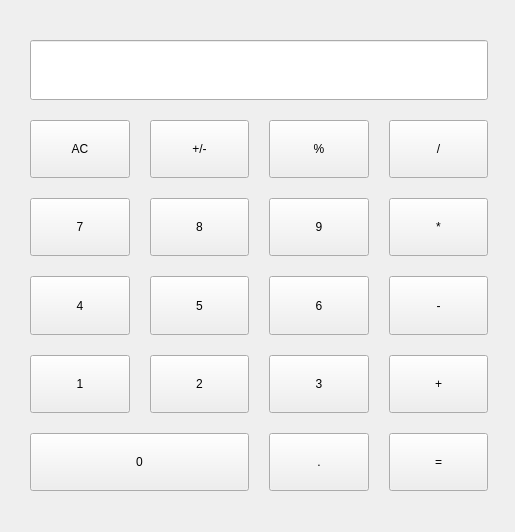
<?xml version="1.0" encoding="UTF-8"?>
<ui version="4.0">
 <class>Form</class>
 <widget class="QWidget" name="Form">
  <property name="geometry">
   <rect>
    <x>0</x>
    <y>0</y>
    <width>515</width>
    <height>532</height>
   </rect>
  </property>
  <property name="windowTitle">
   <string>Form</string>
  </property>
  <widget class="QWidget" name="">
   <property name="geometry">
    <rect>
     <x>30</x>
     <y>40</y>
     <width>458</width>
     <height>451</height>
    </rect>
   </property>
   <layout class="QGridLayout" name="gridLayout">
    <property name="spacing">
     <number>20</number>
    </property>
    <item row="0" column="0" colspan="4">
     <widget class="QLineEdit" name="lineEdit">
      <property name="minimumSize">
       <size>
        <width>60</width>
        <height>60</height>
       </size>
      </property>
      <property name="font">
       <font>
        <pointsize>20</pointsize>
        <weight>75</weight>
        <bold>true</bold>
       </font>
      </property>
      <property name="text">
       <string/>
      </property>
      <property name="alignment">
       <set>Qt::AlignRight|Qt::AlignTrailing|Qt::AlignVCenter</set>
      </property>
      <property name="readOnly">
       <bool>true</bool>
      </property>
     </widget>
    </item>
    <item row="1" column="0">
     <widget class="CaculatorBtn" name="pushButton">
      <property name="sizePolicy">
       <sizepolicy hsizetype="Minimum" vsizetype="Expanding">
        <horstretch>0</horstretch>
        <verstretch>0</verstretch>
       </sizepolicy>
      </property>
      <property name="minimumSize">
       <size>
        <width>0</width>
        <height>30</height>
       </size>
      </property>
      <property name="text">
       <string>AC</string>
      </property>
      <property name="checkable">
       <bool>true</bool>
      </property>
      <property name="autoExclusive">
       <bool>true</bool>
      </property>
      <property name="bg" stdset="0">
       <string>lightgray</string>
      </property>
      <property name="role" stdset="0">
       <string>clear</string>
      </property>
     </widget>
    </item>
    <item row="1" column="1">
     <widget class="CaculatorBtn" name="pushButton_2">
      <property name="sizePolicy">
       <sizepolicy hsizetype="Minimum" vsizetype="Expanding">
        <horstretch>0</horstretch>
        <verstretch>0</verstretch>
       </sizepolicy>
      </property>
      <property name="minimumSize">
       <size>
        <width>0</width>
        <height>30</height>
       </size>
      </property>
      <property name="text">
       <string>+/-</string>
      </property>
      <property name="checkable">
       <bool>true</bool>
      </property>
      <property name="autoExclusive">
       <bool>true</bool>
      </property>
      <property name="bg" stdset="0">
       <string>lightgray</string>
      </property>
      <property name="role" stdset="0">
       <string>number</string>
      </property>
     </widget>
    </item>
    <item row="1" column="2">
     <widget class="CaculatorBtn" name="pushButton_3">
      <property name="sizePolicy">
       <sizepolicy hsizetype="Minimum" vsizetype="Expanding">
        <horstretch>0</horstretch>
        <verstretch>0</verstretch>
       </sizepolicy>
      </property>
      <property name="minimumSize">
       <size>
        <width>0</width>
        <height>30</height>
       </size>
      </property>
      <property name="text">
       <string>%</string>
      </property>
      <property name="checkable">
       <bool>true</bool>
      </property>
      <property name="autoExclusive">
       <bool>true</bool>
      </property>
      <property name="bg" stdset="0">
       <string>lightgray</string>
      </property>
      <property name="role" stdset="0">
       <string>number</string>
      </property>
     </widget>
    </item>
    <item row="1" column="3">
     <widget class="CaculatorBtn" name="pushButton_4">
      <property name="sizePolicy">
       <sizepolicy hsizetype="Minimum" vsizetype="Expanding">
        <horstretch>0</horstretch>
        <verstretch>0</verstretch>
       </sizepolicy>
      </property>
      <property name="minimumSize">
       <size>
        <width>0</width>
        <height>30</height>
       </size>
      </property>
      <property name="text">
       <string>/</string>
      </property>
      <property name="checkable">
       <bool>true</bool>
      </property>
      <property name="autoExclusive">
       <bool>true</bool>
      </property>
      <property name="bg" stdset="0">
       <string>orange</string>
      </property>
      <property name="role" stdset="0">
       <string>operator</string>
      </property>
     </widget>
    </item>
    <item row="2" column="0">
     <widget class="CaculatorBtn" name="pushButton_7">
      <property name="sizePolicy">
       <sizepolicy hsizetype="Minimum" vsizetype="Expanding">
        <horstretch>0</horstretch>
        <verstretch>0</verstretch>
       </sizepolicy>
      </property>
      <property name="minimumSize">
       <size>
        <width>0</width>
        <height>30</height>
       </size>
      </property>
      <property name="text">
       <string>7</string>
      </property>
      <property name="checkable">
       <bool>true</bool>
      </property>
      <property name="autoExclusive">
       <bool>true</bool>
      </property>
      <property name="bg" stdset="0">
       <string>gray</string>
      </property>
      <property name="role" stdset="0">
       <string>number</string>
      </property>
     </widget>
    </item>
    <item row="2" column="1">
     <widget class="CaculatorBtn" name="pushButton_8">
      <property name="sizePolicy">
       <sizepolicy hsizetype="Minimum" vsizetype="Expanding">
        <horstretch>0</horstretch>
        <verstretch>0</verstretch>
       </sizepolicy>
      </property>
      <property name="minimumSize">
       <size>
        <width>0</width>
        <height>30</height>
       </size>
      </property>
      <property name="text">
       <string>8</string>
      </property>
      <property name="checkable">
       <bool>true</bool>
      </property>
      <property name="autoExclusive">
       <bool>true</bool>
      </property>
      <property name="bg" stdset="0">
       <string>gray</string>
      </property>
      <property name="role" stdset="0">
       <string>number</string>
      </property>
     </widget>
    </item>
    <item row="2" column="2">
     <widget class="CaculatorBtn" name="pushButton_5">
      <property name="sizePolicy">
       <sizepolicy hsizetype="Minimum" vsizetype="Expanding">
        <horstretch>0</horstretch>
        <verstretch>0</verstretch>
       </sizepolicy>
      </property>
      <property name="minimumSize">
       <size>
        <width>0</width>
        <height>30</height>
       </size>
      </property>
      <property name="text">
       <string>9</string>
      </property>
      <property name="checkable">
       <bool>true</bool>
      </property>
      <property name="autoExclusive">
       <bool>true</bool>
      </property>
      <property name="bg" stdset="0">
       <string>gray</string>
      </property>
      <property name="role" stdset="0">
       <string>number</string>
      </property>
     </widget>
    </item>
    <item row="2" column="3">
     <widget class="CaculatorBtn" name="pushButton_6">
      <property name="sizePolicy">
       <sizepolicy hsizetype="Minimum" vsizetype="Expanding">
        <horstretch>0</horstretch>
        <verstretch>0</verstretch>
       </sizepolicy>
      </property>
      <property name="minimumSize">
       <size>
        <width>0</width>
        <height>30</height>
       </size>
      </property>
      <property name="text">
       <string>*</string>
      </property>
      <property name="checkable">
       <bool>true</bool>
      </property>
      <property name="autoExclusive">
       <bool>true</bool>
      </property>
      <property name="bg" stdset="0">
       <string>orange</string>
      </property>
      <property name="role" stdset="0">
       <string>operator</string>
      </property>
     </widget>
    </item>
    <item row="3" column="0">
     <widget class="CaculatorBtn" name="pushButton_10">
      <property name="sizePolicy">
       <sizepolicy hsizetype="Minimum" vsizetype="Expanding">
        <horstretch>0</horstretch>
        <verstretch>0</verstretch>
       </sizepolicy>
      </property>
      <property name="minimumSize">
       <size>
        <width>0</width>
        <height>30</height>
       </size>
      </property>
      <property name="text">
       <string>4</string>
      </property>
      <property name="checkable">
       <bool>true</bool>
      </property>
      <property name="autoExclusive">
       <bool>true</bool>
      </property>
      <property name="bg" stdset="0">
       <string>gray</string>
      </property>
      <property name="role" stdset="0">
       <string>number</string>
      </property>
     </widget>
    </item>
    <item row="3" column="1">
     <widget class="CaculatorBtn" name="pushButton_11">
      <property name="sizePolicy">
       <sizepolicy hsizetype="Minimum" vsizetype="Expanding">
        <horstretch>0</horstretch>
        <verstretch>0</verstretch>
       </sizepolicy>
      </property>
      <property name="minimumSize">
       <size>
        <width>0</width>
        <height>30</height>
       </size>
      </property>
      <property name="text">
       <string>5</string>
      </property>
      <property name="checkable">
       <bool>true</bool>
      </property>
      <property name="autoExclusive">
       <bool>true</bool>
      </property>
      <property name="bg" stdset="0">
       <string>gray</string>
      </property>
      <property name="role" stdset="0">
       <string>number</string>
      </property>
     </widget>
    </item>
    <item row="3" column="2">
     <widget class="CaculatorBtn" name="pushButton_9">
      <property name="sizePolicy">
       <sizepolicy hsizetype="Minimum" vsizetype="Expanding">
        <horstretch>0</horstretch>
        <verstretch>0</verstretch>
       </sizepolicy>
      </property>
      <property name="minimumSize">
       <size>
        <width>0</width>
        <height>30</height>
       </size>
      </property>
      <property name="text">
       <string>6</string>
      </property>
      <property name="checkable">
       <bool>true</bool>
      </property>
      <property name="autoExclusive">
       <bool>true</bool>
      </property>
      <property name="bg" stdset="0">
       <string>gray</string>
      </property>
      <property name="role" stdset="0">
       <string>number</string>
      </property>
     </widget>
    </item>
    <item row="3" column="3">
     <widget class="CaculatorBtn" name="pushButton_12">
      <property name="sizePolicy">
       <sizepolicy hsizetype="Minimum" vsizetype="Expanding">
        <horstretch>0</horstretch>
        <verstretch>0</verstretch>
       </sizepolicy>
      </property>
      <property name="minimumSize">
       <size>
        <width>0</width>
        <height>30</height>
       </size>
      </property>
      <property name="text">
       <string>-</string>
      </property>
      <property name="checkable">
       <bool>true</bool>
      </property>
      <property name="autoExclusive">
       <bool>true</bool>
      </property>
      <property name="bg" stdset="0">
       <string>orange</string>
      </property>
      <property name="role" stdset="0">
       <string>operator</string>
      </property>
     </widget>
    </item>
    <item row="4" column="0">
     <widget class="CaculatorBtn" name="pushButton_14">
      <property name="sizePolicy">
       <sizepolicy hsizetype="Minimum" vsizetype="Expanding">
        <horstretch>0</horstretch>
        <verstretch>0</verstretch>
       </sizepolicy>
      </property>
      <property name="minimumSize">
       <size>
        <width>0</width>
        <height>30</height>
       </size>
      </property>
      <property name="text">
       <string>1</string>
      </property>
      <property name="checkable">
       <bool>true</bool>
      </property>
      <property name="autoExclusive">
       <bool>true</bool>
      </property>
      <property name="bg" stdset="0">
       <string>gray</string>
      </property>
      <property name="role" stdset="0">
       <string>number</string>
      </property>
     </widget>
    </item>
    <item row="4" column="1">
     <widget class="CaculatorBtn" name="pushButton_15">
      <property name="sizePolicy">
       <sizepolicy hsizetype="Minimum" vsizetype="Expanding">
        <horstretch>0</horstretch>
        <verstretch>0</verstretch>
       </sizepolicy>
      </property>
      <property name="minimumSize">
       <size>
        <width>0</width>
        <height>30</height>
       </size>
      </property>
      <property name="text">
       <string>2</string>
      </property>
      <property name="checkable">
       <bool>true</bool>
      </property>
      <property name="autoExclusive">
       <bool>true</bool>
      </property>
      <property name="bg" stdset="0">
       <string>gray</string>
      </property>
      <property name="role" stdset="0">
       <string>number</string>
      </property>
     </widget>
    </item>
    <item row="4" column="2">
     <widget class="CaculatorBtn" name="pushButton_13">
      <property name="sizePolicy">
       <sizepolicy hsizetype="Minimum" vsizetype="Expanding">
        <horstretch>0</horstretch>
        <verstretch>0</verstretch>
       </sizepolicy>
      </property>
      <property name="minimumSize">
       <size>
        <width>0</width>
        <height>30</height>
       </size>
      </property>
      <property name="text">
       <string>3</string>
      </property>
      <property name="checkable">
       <bool>true</bool>
      </property>
      <property name="autoExclusive">
       <bool>true</bool>
      </property>
      <property name="bg" stdset="0">
       <string>gray</string>
      </property>
      <property name="role" stdset="0">
       <string>number</string>
      </property>
     </widget>
    </item>
    <item row="4" column="3">
     <widget class="CaculatorBtn" name="pushButton_16">
      <property name="sizePolicy">
       <sizepolicy hsizetype="Minimum" vsizetype="Expanding">
        <horstretch>0</horstretch>
        <verstretch>0</verstretch>
       </sizepolicy>
      </property>
      <property name="minimumSize">
       <size>
        <width>0</width>
        <height>30</height>
       </size>
      </property>
      <property name="text">
       <string>+</string>
      </property>
      <property name="checkable">
       <bool>true</bool>
      </property>
      <property name="autoExclusive">
       <bool>true</bool>
      </property>
      <property name="bg" stdset="0">
       <string>orange</string>
      </property>
      <property name="role" stdset="0">
       <string>operator</string>
      </property>
     </widget>
    </item>
    <item row="5" column="2">
     <widget class="CaculatorBtn" name="pushButton_17">
      <property name="sizePolicy">
       <sizepolicy hsizetype="Minimum" vsizetype="Expanding">
        <horstretch>0</horstretch>
        <verstretch>0</verstretch>
       </sizepolicy>
      </property>
      <property name="minimumSize">
       <size>
        <width>0</width>
        <height>30</height>
       </size>
      </property>
      <property name="text">
       <string>.</string>
      </property>
      <property name="checkable">
       <bool>true</bool>
      </property>
      <property name="autoExclusive">
       <bool>true</bool>
      </property>
      <property name="role" stdset="0">
       <string>number</string>
      </property>
     </widget>
    </item>
    <item row="5" column="3">
     <widget class="CaculatorBtn" name="pushButton_20">
      <property name="sizePolicy">
       <sizepolicy hsizetype="Minimum" vsizetype="Expanding">
        <horstretch>0</horstretch>
        <verstretch>0</verstretch>
       </sizepolicy>
      </property>
      <property name="minimumSize">
       <size>
        <width>0</width>
        <height>30</height>
       </size>
      </property>
      <property name="text">
       <string>=</string>
      </property>
      <property name="checkable">
       <bool>true</bool>
      </property>
      <property name="autoExclusive">
       <bool>true</bool>
      </property>
      <property name="bg" stdset="0">
       <string>equal</string>
      </property>
      <property name="role" stdset="0">
       <string>caculate</string>
      </property>
     </widget>
    </item>
    <item row="5" column="0" colspan="2">
     <widget class="CaculatorBtn" name="pushButton_18">
      <property name="sizePolicy">
       <sizepolicy hsizetype="Minimum" vsizetype="Expanding">
        <horstretch>0</horstretch>
        <verstretch>0</verstretch>
       </sizepolicy>
      </property>
      <property name="minimumSize">
       <size>
        <width>0</width>
        <height>30</height>
       </size>
      </property>
      <property name="text">
       <string>0</string>
      </property>
      <property name="checkable">
       <bool>true</bool>
      </property>
      <property name="autoExclusive">
       <bool>true</bool>
      </property>
      <property name="role" stdset="0">
       <string>number</string>
      </property>
     </widget>
    </item>
   </layout>
  </widget>
 </widget>
 <customwidgets>
  <customwidget>
   <class>CaculatorBtn</class>
   <extends>QPushButton</extends>
   <header>Caculator_Btn</header>
   <slots>
    <signal>key_pressed()</signal>
   </slots>
  </customwidget>
 </customwidgets>
 <resources/>
 <connections>
  <connection>
   <sender>pushButton</sender>
   <signal>key_pressed()</signal>
   <receiver>Form</receiver>
   <slot>get_key()</slot>
   <hints>
    <hint type="sourcelabel">
     <x>64</x>
     <y>146</y>
    </hint>
    <hint type="destinationlabel">
     <x>-65</x>
     <y>147</y>
    </hint>
   </hints>
  </connection>
  <connection>
   <sender>pushButton_2</sender>
   <signal>key_pressed()</signal>
   <receiver>Form</receiver>
   <slot>get_key()</slot>
   <hints>
    <hint type="sourcelabel">
     <x>223</x>
     <y>158</y>
    </hint>
    <hint type="destinationlabel">
     <x>240</x>
     <y>-23</y>
    </hint>
   </hints>
  </connection>
  <connection>
   <sender>pushButton_3</sender>
   <signal>key_pressed()</signal>
   <receiver>Form</receiver>
   <slot>get_key()</slot>
   <hints>
    <hint type="sourcelabel">
     <x>358</x>
     <y>141</y>
    </hint>
    <hint type="destinationlabel">
     <x>358</x>
     <y>-99</y>
    </hint>
   </hints>
  </connection>
  <connection>
   <sender>pushButton_4</sender>
   <signal>key_pressed()</signal>
   <receiver>Form</receiver>
   <slot>get_key()</slot>
   <hints>
    <hint type="sourcelabel">
     <x>432</x>
     <y>165</y>
    </hint>
    <hint type="destinationlabel">
     <x>648</x>
     <y>165</y>
    </hint>
   </hints>
  </connection>
  <connection>
   <sender>pushButton_6</sender>
   <signal>key_pressed()</signal>
   <receiver>Form</receiver>
   <slot>get_key()</slot>
   <hints>
    <hint type="sourcelabel">
     <x>453</x>
     <y>225</y>
    </hint>
    <hint type="destinationlabel">
     <x>573</x>
     <y>225</y>
    </hint>
   </hints>
  </connection>
  <connection>
   <sender>pushButton_12</sender>
   <signal>key_pressed()</signal>
   <receiver>Form</receiver>
   <slot>get_key()</slot>
   <hints>
    <hint type="sourcelabel">
     <x>433</x>
     <y>306</y>
    </hint>
    <hint type="destinationlabel">
     <x>611</x>
     <y>305</y>
    </hint>
   </hints>
  </connection>
  <connection>
   <sender>pushButton_16</sender>
   <signal>key_pressed()</signal>
   <receiver>Form</receiver>
   <slot>get_key()</slot>
   <hints>
    <hint type="sourcelabel">
     <x>457</x>
     <y>389</y>
    </hint>
    <hint type="destinationlabel">
     <x>627</x>
     <y>389</y>
    </hint>
   </hints>
  </connection>
  <connection>
   <sender>pushButton_20</sender>
   <signal>key_pressed()</signal>
   <receiver>Form</receiver>
   <slot>get_key()</slot>
   <hints>
    <hint type="sourcelabel">
     <x>484</x>
     <y>440</y>
    </hint>
    <hint type="destinationlabel">
     <x>583</x>
     <y>440</y>
    </hint>
   </hints>
  </connection>
  <connection>
   <sender>pushButton_7</sender>
   <signal>key_pressed()</signal>
   <receiver>Form</receiver>
   <slot>get_key()</slot>
   <hints>
    <hint type="sourcelabel">
     <x>81</x>
     <y>228</y>
    </hint>
    <hint type="destinationlabel">
     <x>-97</x>
     <y>228</y>
    </hint>
   </hints>
  </connection>
  <connection>
   <sender>pushButton_8</sender>
   <signal>key_pressed()</signal>
   <receiver>Form</receiver>
   <slot>get_key()</slot>
   <hints>
    <hint type="sourcelabel">
     <x>214</x>
     <y>232</y>
    </hint>
    <hint type="destinationlabel">
     <x>140</x>
     <y>-51</y>
    </hint>
   </hints>
  </connection>
  <connection>
   <sender>pushButton_5</sender>
   <signal>key_pressed()</signal>
   <receiver>Form</receiver>
   <slot>get_key()</slot>
   <hints>
    <hint type="sourcelabel">
     <x>339</x>
     <y>250</y>
    </hint>
    <hint type="destinationlabel">
     <x>335</x>
     <y>-58</y>
    </hint>
   </hints>
  </connection>
  <connection>
   <sender>pushButton_10</sender>
   <signal>key_pressed()</signal>
   <receiver>Form</receiver>
   <slot>get_key()</slot>
   <hints>
    <hint type="sourcelabel">
     <x>94</x>
     <y>312</y>
    </hint>
    <hint type="destinationlabel">
     <x>-127</x>
     <y>312</y>
    </hint>
   </hints>
  </connection>
  <connection>
   <sender>pushButton_11</sender>
   <signal>key_pressed()</signal>
   <receiver>Form</receiver>
   <slot>get_key()</slot>
   <hints>
    <hint type="sourcelabel">
     <x>209</x>
     <y>309</y>
    </hint>
    <hint type="destinationlabel">
     <x>202</x>
     <y>621</y>
    </hint>
   </hints>
  </connection>
  <connection>
   <sender>pushButton_9</sender>
   <signal>key_pressed()</signal>
   <receiver>Form</receiver>
   <slot>get_key()</slot>
   <hints>
    <hint type="sourcelabel">
     <x>346</x>
     <y>299</y>
    </hint>
    <hint type="destinationlabel">
     <x>338</x>
     <y>658</y>
    </hint>
   </hints>
  </connection>
  <connection>
   <sender>pushButton_14</sender>
   <signal>key_pressed()</signal>
   <receiver>Form</receiver>
   <slot>get_key()</slot>
   <hints>
    <hint type="sourcelabel">
     <x>96</x>
     <y>385</y>
    </hint>
    <hint type="destinationlabel">
     <x>-45</x>
     <y>389</y>
    </hint>
   </hints>
  </connection>
  <connection>
   <sender>pushButton_15</sender>
   <signal>key_pressed()</signal>
   <receiver>Form</receiver>
   <slot>get_key()</slot>
   <hints>
    <hint type="sourcelabel">
     <x>230</x>
     <y>368</y>
    </hint>
    <hint type="destinationlabel">
     <x>224</x>
     <y>650</y>
    </hint>
   </hints>
  </connection>
  <connection>
   <sender>pushButton_13</sender>
   <signal>key_pressed()</signal>
   <receiver>Form</receiver>
   <slot>get_key()</slot>
   <hints>
    <hint type="sourcelabel">
     <x>333</x>
     <y>397</y>
    </hint>
    <hint type="destinationlabel">
     <x>317</x>
     <y>596</y>
    </hint>
   </hints>
  </connection>
  <connection>
   <sender>pushButton_18</sender>
   <signal>key_pressed()</signal>
   <receiver>Form</receiver>
   <slot>get_key()</slot>
   <hints>
    <hint type="sourcelabel">
     <x>76</x>
     <y>444</y>
    </hint>
    <hint type="destinationlabel">
     <x>76</x>
     <y>570</y>
    </hint>
   </hints>
  </connection>
  <connection>
   <sender>pushButton_17</sender>
   <signal>key_pressed()</signal>
   <receiver>Form</receiver>
   <slot>get_key()</slot>
   <hints>
    <hint type="sourcelabel">
     <x>318</x>
     <y>462</y>
    </hint>
    <hint type="destinationlabel">
     <x>312</x>
     <y>644</y>
    </hint>
   </hints>
  </connection>
 </connections>
 <slots>
  <signal>key_pressed()</signal>
  <slot>get_key()</slot>
 </slots>
</ui>
